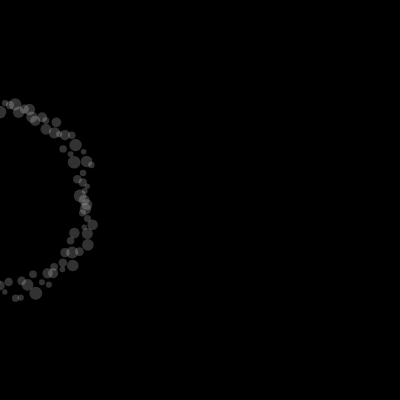
Frame 1 (no input)
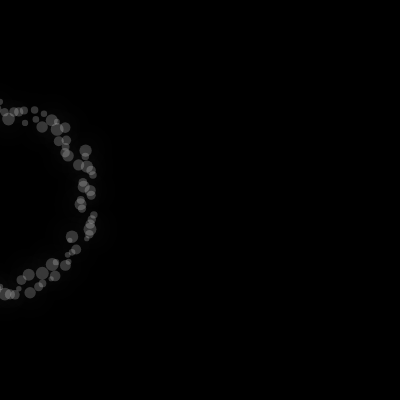
Frame 60 (no input)
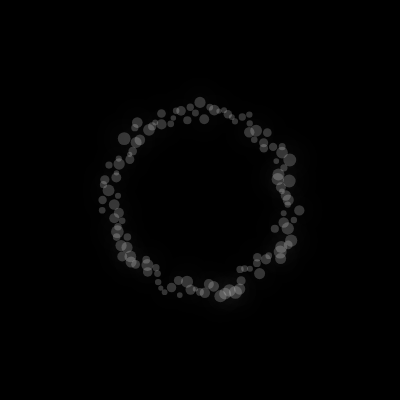
Frame 120 (the mouse pressed at the canvas centre since frame 60)

The p5.js sketch that drew these frames (run headless with seeded random() and noise() and a simulated clock; from frame 60 on, the mouse is pressed at the canvas centre):

// p5.js sketch
// ── sketch.js
      let numCircles = 120; 

function setup() {
    createCanvas(400, 400);
}

function draw() {
    background(0);
    fill(255, 50);
    noStroke(0);

    
    // Center position
    let centerX = width / 2;
    let centerY = height / 2;
    
    // Loop to draw circles in a circular pattern
    for (let i = 0; i < numCircles; i++) {
        // Calculate angle for current circle
      let angle = map(i, 0, numCircles, 0, TWO_PI); // map to a full circle
      let circleRadius = random(5, 13); 
      let distanceFromCenter = random(80, 100); 


        let x = mouseX + cos(angle) * distanceFromCenter;
        let y = centerY + sin(angle) * distanceFromCenter;
        
        // Draw the smaller circle
        circle(x, y, circleRadius);
    }
      drawingContext.shadowBlur = 30; // Adjust the blur intensity
    drawingContext.shadowColor = color(255); // White glow effect
}
